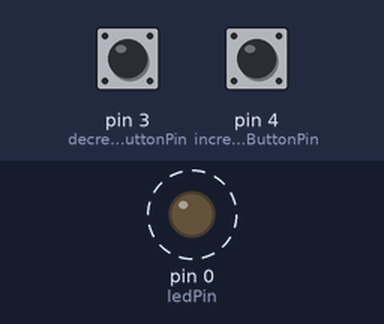
The sketch below on a simulated Arduino Uno, built with avr-gcc and run on an emulated ATmega328P. On the bench: output pins drawn as LEDs (lit = HIGH). Dashed ring = blinking. The inputs (shaded band) are chosen by the test bench; at power-on: pin 3 (decreaseButtonPin) HIGH, pin 4 (increaseButtonPin) HIGH.

Above: at 0.1 s.
Timing chart, 0 to 3.0 s (numbered marks = the images above):
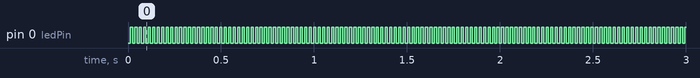

Measured:
- by itself, pin 0 (ledPin): alternates HIGH for 0.01 s and LOW for 0.01 s

The sketch:

Trinket_M0.ino
```cpp
const int ledPin = 0; // Define the PWM capable pin connected to the LED
const int increaseButtonPin = 4; // Define the pin for the button to increase brightness
const int decreaseButtonPin = 3; // Define the pin for the button to decrease brightness
const unsigned long blinkInterval = 12.5; // 12.5 milliseconds (40Hz)
unsigned long previousMillis = 0; // Store the last time the LED state was changed
int brightness = 128; // Start withan  initial brightness of 128

void setup() {
  pinMode(ledPin, OUTPUT); // Set the LED pin as an OUTPUT
  pinMode(increaseButtonPin, INPUT_PULLUP); // Set the increase button pin as input with pull-up resistor
  pinMode(decreaseButtonPin, INPUT_PULLUP); // Set the decrease button pin as input with pull-up resistor
}

void loop() {
  unsigned long currentMillis = millis(); // Get the current time

  // Check if it's time to change the LED state
  if (currentMillis - previousMillis >= blinkInterval) {
    previousMillis = currentMillis; // Save the last time the LED state was changed

    analogWrite(ledPin, brightness); // Set LED brightness
    delay(12.5); // Delay for 1/40 second
    analogWrite(ledPin, 0); // brightnessTurn off the LED
    delay(12.5); // Delay for another 1/40 second

    // Check the increase button
    if (digitalRead(increaseButtonPin) == LOW) {
      brightness = min(255, brightness + 5); // Increase brightness
    }

    // Check the decrease button
    if (digitalRead(decreaseButtonPin) == LOW) {
      brightness = max(0, brightness - 5); // Decrease brightness
    }
  }
}
```
